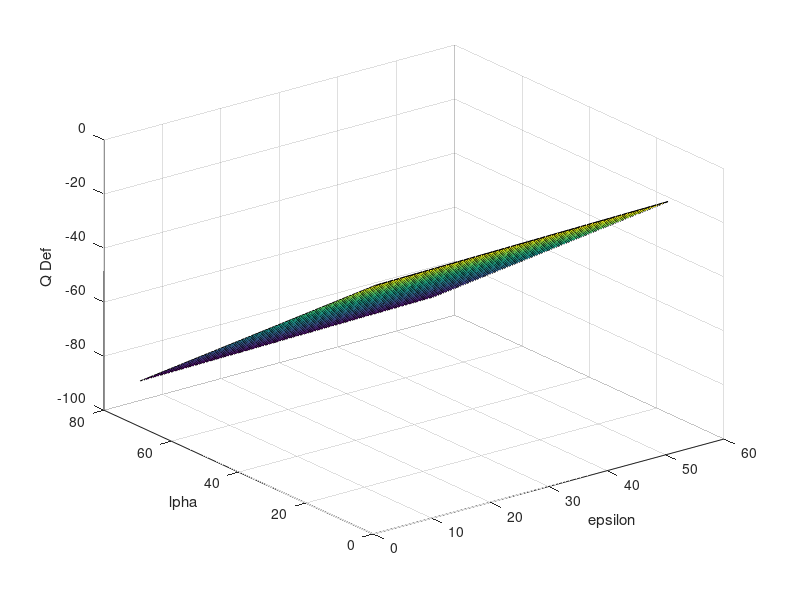

Write MATLAB code to recreate this figure.
clear
clc
close all

%% Material and Environmental Properties

% UPDATE PARAMETERS BASED OFF OF RENNO PAPER AND TRY OUT VARIOUS
% INSULATIONS
a_mli = 0.1;
e_mli = 0.02;
a_rad = 0.15;
e_rad = 0.8;
area_rad = 0.035;
mars_bond_albedo = 0.25;
geom_albedo = 0.17;
sigma = 5.67e-8;

sol_irr = 586.2; % w/m^2
bb_temp = 209.8; % K
% dimensions 6u 10*20*30 cm
pow_eff = 0.15;
power_in = 67.9;
Q_internal = power_in*pow_eff

area_6u = [0.02; 0.02; 0.03; 0.03; 0.06; 0.06]; %m^2 [zenith, nadir, sun, antisun, +ram, -ram]

hot_case_temp = 40+273.15; % K
cold_case_temp = 0+273.15; % K
% no Beta angle


%% Case Case
q_albedo = mars_bond_albedo*sol_irr;
q_IR = sigma*bb_temp^4;
q_sun = sol_irr;

Q_in = q_sun*area_6u(5)*a_mli + q_albedo*sum(area_6u)/2*a_mli + q_IR*sum(area_6u)/2*e_mli+Q_internal;
Q_out = sigma*hot_case_temp^4*e_mli*sum(area_6u-area_rad) + sigma*hot_case_temp^4*e_rad*sum(area_rad);

Q_tot = Q_in-Q_out

%% Kek Case\
q_albedo = mars_bond_albedo*sol_irr;
q_IR = sigma*bb_temp^4;
q_sun = sol_irr;

Q_in = q_sun*area_6u(5)*a_mli + q_albedo*sum(area_6u)/2*a_mli + q_IR*sum(area_6u)/2*e_mli+Q_internal;
Q_out = sigma*cold_case_temp^4*e_mli*sum(area_6u-area_rad) + sigma*hot_case_temp^4*e_rad*sum(area_rad);

Q_tot_cold = Q_in-Q_out

%% Cold Case (-10 + 10 = 0 C)
alpha = @(eps) (sigma*hot_case_temp^4*sum(area_6u) - q_IR*sum(area_6u)/2)/(q_sun*area_6u(3) + q_albedo*sum(area_6u)/2) * eps;

eps = 0.1:0.01:0.8;
a = 0.05:0.001:0.1;
Q_total = zeros(length(eps),length(a));

for i = 1:1:length(eps)
    for j = 1:1:length(a)
        Q_in = q_sun*area_6u(3)*a(j) + q_albedo*sum(area_6u)/2*a(j) + q_IR*sum(area_6u)/2*eps(i);
        Q_out = sigma*hot_case_temp^4*eps(i)*sum(area_6u);
        Q_total(i,j) = Q_in-Q_out;
    end 
end

figure
surf(Q_total)
xlabel("\epsilon");
ylabel("\alpha");
zlabel("Q Def");

    
%% Hot Case (50 - 10 = 40 C)